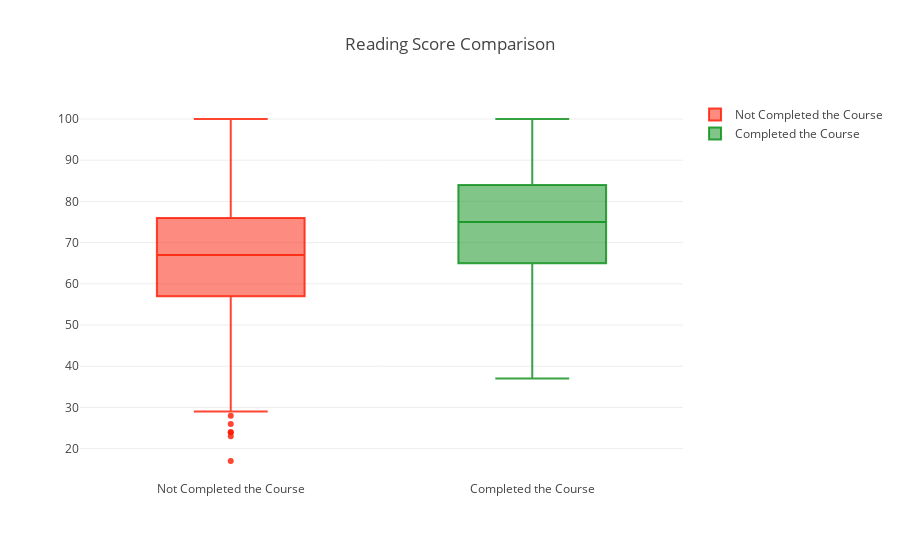

Notebook code cell kept with this figure:
### Markdown cell above
### Reading Score Comparison btw Test Prep "Completed" Vs "None"

### Code cell
reading_none=df_none['reading score']
reading_completed=df_completed['reading score']
trace1 = go.Box(
     y = reading_none,
     name = 'Not Completed the Course',
     marker = dict(color = 'rgba(254,24,0,0.8)')
)
trace2 = go.Box(
     y = reading_completed,
     name = 'Completed the Course',
     marker = dict(color = 'rgba(5,140,20,0.8)')
)
data = [trace1,trace2]
layout= go.Layout(title='Reading Score Comparison')
fig =go.Figure(data=data, layout=layout)
iplot(fig)

### Figure 1 — Plotly figure (JSON) as saved in the notebook; plotly's stock layout.template omitted (floating-point values rounded to 4 significant figures; data arrays with more than 128 entries replaced by an {"elided": "..."} marker saying what was removed)
{"data": [{"marker": {"color": "rgba(254,24,0,0.8)"}, "name": "Not Completed the Course", "type": "box", "uid": "3a239438-2904-11e9-a55a-3cf862c2ea5b", "y": {"elided": "642 int values"}}, {"marker": {"color": "rgba(5,140,20,0.8)"}, "name": "Completed the Course", "type": "box", "uid": "3a239439-2904-11e9-a97b-3cf862c2ea5b", "y": {"elided": "358 int values"}}], "layout": {"title": "Reading Score Comparison"}}
